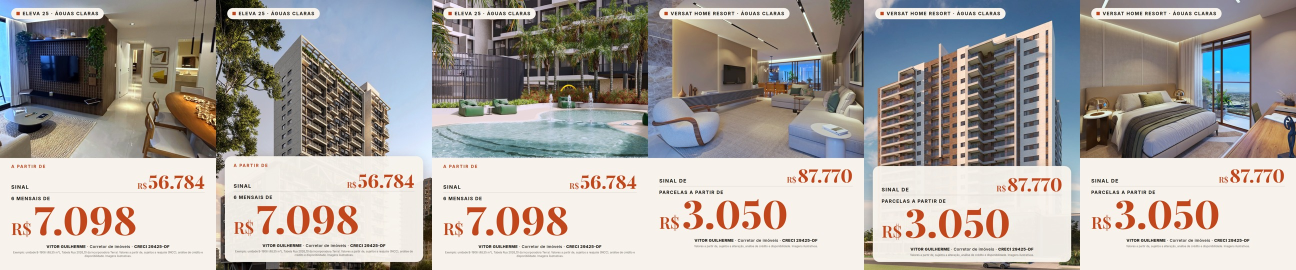
#> input picture criativos-v3/TIRA_6-pecas-4x5_lado-a-lado.jpg, 2592 x 540 px, given in place of decorado-d0.jpg, which was not available (shown at 1/2 size)
$ python vg_criativos_v3.py TIRA_6-pecas-4x5_lado-a-lado.jpg
#> lines starting #> are read from the running program, lines starting #| are printed output that depends on the picture; pictures that were not available may be replaced by others from this repository, and a replacement may not be noted
"""Pecas v3 (21/10/2026): fundo CLARO, foto/render oficial grande, preco grande, sem semestrais.
ELEVA = TABELA(RUA)_2026_10 (Terral), unidade B-1906 (menor da tabela). Valores arredondados PARA CIMA (nunca abaixo do real).
VERSAT = valores pedidos pelo Vitor no audio de 21/10: sinal R$ 87.770 / parcelas a partir de R$ 3.050 (divergem da tabela set/2026: ver RELATORIO)."""
import sys, os, math
from PIL import Image
from playwright.sync_api import sync_playwright
OUT='/root/work/vg3-out'; PH='/root/work/vg-photos'; os.makedirs(OUT,exist_ok=True)
def brl(v): return f"{int(v):,}".replace(',','.')
BG='#F7F3EC'; INK='#1D1A16'; ACCENT='#C2461B'  # PALETA UNICA: fundo #F7F3EC | valor #C2461B | apoio #1D1A16 (todas as pecas e videos)
import numpy as np
T_L,T_S=0.50,0.30   # luminancia e saturacao medias alvo (mesmo tratamento em todas as fotos)
def stats(im):
    a=np.asarray(im).astype(float)/255; mx=a.max(2); mn=a.min(2)
    return float((0.2126*a[...,0]+0.7152*a[...,1]+0.0722*a[...,2]).mean()), float(((mx-mn)/(mx+1e-6)).mean()), a.reshape(-1,3).mean(0)
def grade(im):
    a=np.asarray(im).astype(float)/255
    L,S,m=stats(im)
    g=m.mean()/m; g=1+0.7*(g-1)               # neutraliza dominante quente/fria (70%)
    a=np.clip(a*g,0,1)
    L=float((0.2126*a[...,0]+0.7152*a[...,1]+0.0722*a[...,2]).mean())
    gam=float(np.clip(np.log(T_L)/np.log(max(L,.05)),0.75,1.3)); a=a**gam
    lum=(0.2126*a[...,0]+0.7152*a[...,1]+0.0722*a[...,2])[...,None]
    mx=a.max(2);mn=a.min(2); S=float(((mx-mn)/(mx+1e-6)).mean())
    k=float(np.clip(T_S/max(S,.02),0.7,1.35)); a=np.clip(lum+(a-lum)*k,0,1)
    return Image.fromarray((a*255).astype('uint8'))
def prep(src,name,crop_bottom=0.0):
    im=Image.open(src).convert('RGB')
    if crop_bottom: im=im.crop((0,0,im.width,int(im.height*(1-crop_bottom))))
    b=stats(im); im=grade(im); a=stats(im); print('grade',name,'L %.2f->%.2f S %.2f->%.2f rgb'%(b[0],a[0],b[1],a[1]),np.round(b[2],2),'->',np.round(a[2],2))
    p=f'/root/work/vg3/_p_{name}.jpg'; im.save(p,quality=95); return p
E_SINAL=math.ceil(56783.67); E_MENS=math.ceil(7097.96)   # B-1906, TABELA(RUA)_2026_10
PROD={
 'ELEVA':dict(accent=ACCENT,tag='ELEVA 25 · ÁGUAS CLARAS',sub='RUA 25 SUL · A PASSOS DO METRÔ',
   l1='SINAL',v1=brl(E_SINAL),l2='6 MENSAIS DE',v2=brl(E_MENS),pre='A PARTIR DE',
   legal='Exemplo: unidade B-1906 (48,55 m²), Tabela Rua 2026_10 da incorporadora Terral. Valores a partir de, sujeitos a reajuste (INCC), análise de crédito e disponibilidade. Imagens ilustrativas.',
   photos={'A':(prep(f'{PH}/e25/decorado-d0.jpg','e_a'),'center 55%'),
           'B':(prep(f'{PH}/e25/T_25S_FACHADA_VISTA_BOULEVARD_EF_web.jpg','e_b',0.145),'center top'),
           'C':(prep(f'{PH}/e25/T_25S_PISCINA_EF_web.jpg','e_c',0.12),'center')}),
 'VERSAT':dict(accent=ACCENT,tag='VERSAT HOME RESORT · ÁGUAS CLARAS',sub='3 QUARTOS · LAZER DE RESORT',
   l1='SINAL DE',v1='87.770',l2='PARCELAS A PARTIR DE',v2='3.050',pre='',
   legal='Valores a partir de, sujeitos a alteração, análise de crédito e disponibilidade. Imagens ilustrativas.',
   photos={'A':(prep(f'{PH}/versat/SALA-INTEGRADA.webp','v_a'),'center'),
           'B':(prep(f'{PH}/versat/COPA_IMG_FACHADAPRIN02_R05-copiar.webp','v_b'),'center top'),
           'C':(prep(f'{PH}/versat/SUITE-COM-VARANDA.webp','v_c'),'center')}),
}
#> in prep, im is the input picture: PIL image 2592x540 RGB; mean R, G, B 170.8, 165.4, 161
#> in prep, `b = stats(im)`: b = (0.652, 0.2, [0.67, 0.649, 0.632])
#> in grade, `L,S,m=stats(im)`: L = 0.652; S = 0.2; m = [0.67, 0.649, 0.632]
#> in grade, `g = m.mean() / m`: g = [0.971, 1, 1.03]
#> in grade, `g = 1 + 0.7 * (g - 1)`: g = [0.979, 1, 1.02]
#> in grade, `L=float((0.2126*a[...,0]+0.7152*a[...,1]+0.0722*a[...,2]).mean())`: L = 0.651
#> in grade, `gam = float(np.clip(np.log(T_L) / np.log(max(L, 0.05)), 0.75, 1.3))`: gam = 1.3
#> in grade, `mn = a.min(2)`:
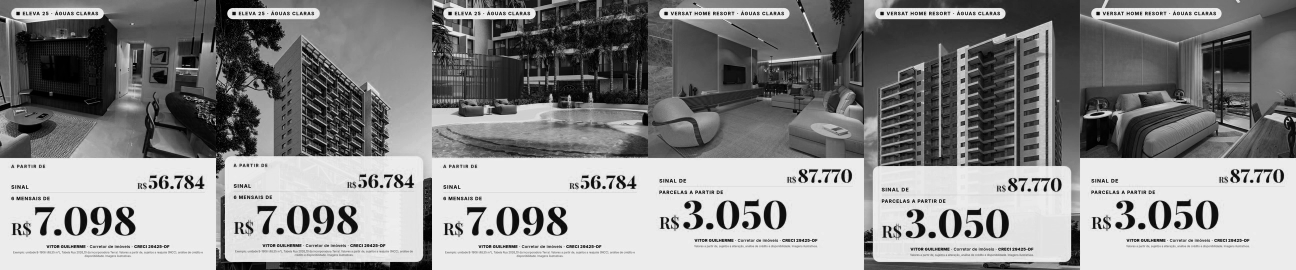
#> mn: shape (540, 2592) float64 (shown at 1/2 size); min 0, max 0.973, mean 0.544
#> in grade, `S = float(((mx - mn) / (mx + 1e-06)).mean())`: S = 0.219
#> in grade, `k = float(np.clip(T_S / max(S, 0.02), 0.7, 1.35))`: k = 1.35
#> in grade, `a = np.clip(lum + (a - lum) * k, 0, 1)`:
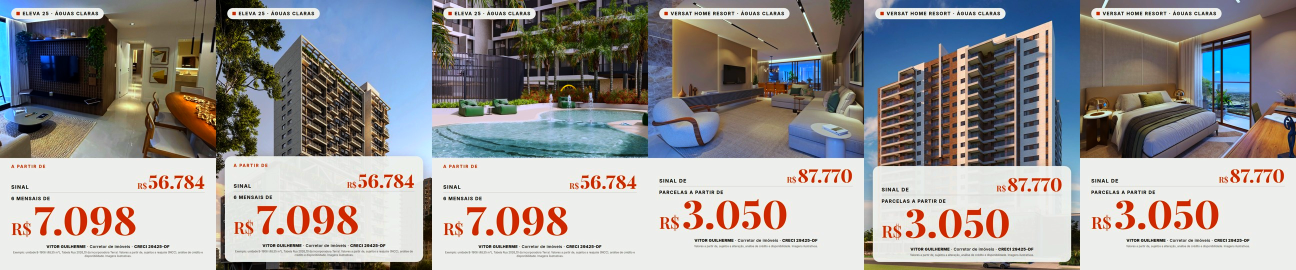
#> a: shape (540, 2592, 3) float64 (shown at 1/2 size); mean R, G, B 0.601, 0.593, 0.59
#> in prep, `a = stats(im)`: a = (0.592, 0.272, [0.599, 0.591, 0.588])
#| grade e_a L 0.65->0.59 S 0.20->0.27 rgb [0.67 0.65 0.63] -> [0.6  0.59 0.59]
#> call 2 of prep, with name = 'e_b', crop_bottom = 0.145
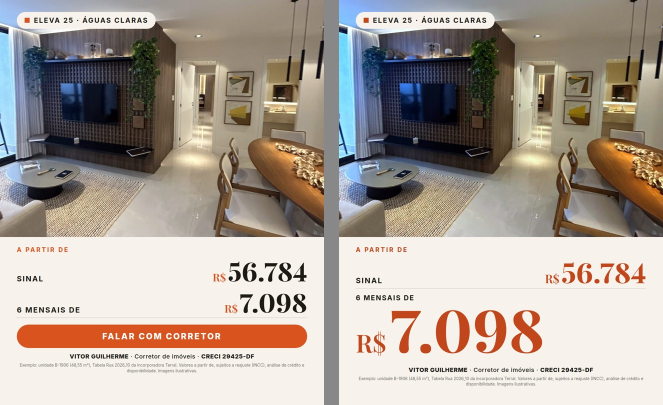
#> input picture criativos-v3/ANTES-DEPOIS_4x5_ELEVA-A.jpg, 1326 x 810 px, given in place of T_25S_FACHADA_VISTA_BOULEVARD_EF_web.jpg, which was not available (shown at 1/2 size)
#> in prep, im is the input picture: PIL image 1326x810 RGB; mean R, G, B 171.9, 161.6, 152.7
#> in prep (call 2), `b = stats(im)`: b = (0.595, 0.243, [0.63, 0.588, 0.552])
#> in prep (call 2), `a = stats(im)`: a = (0.53, 0.291, [0.54, 0.528, 0.518])
#| grade e_b L 0.59->0.53 S 0.24->0.29 rgb [0.63 0.59 0.55] -> [0.54 0.53 0.52]
#> call 3 of prep, with name = 'e_c', crop_bottom = 0.12
#> in prep (call 3), `if crop_bottom: im=im.crop((0,0,im.width,int(im.height*(1-crop_bottom)..`:
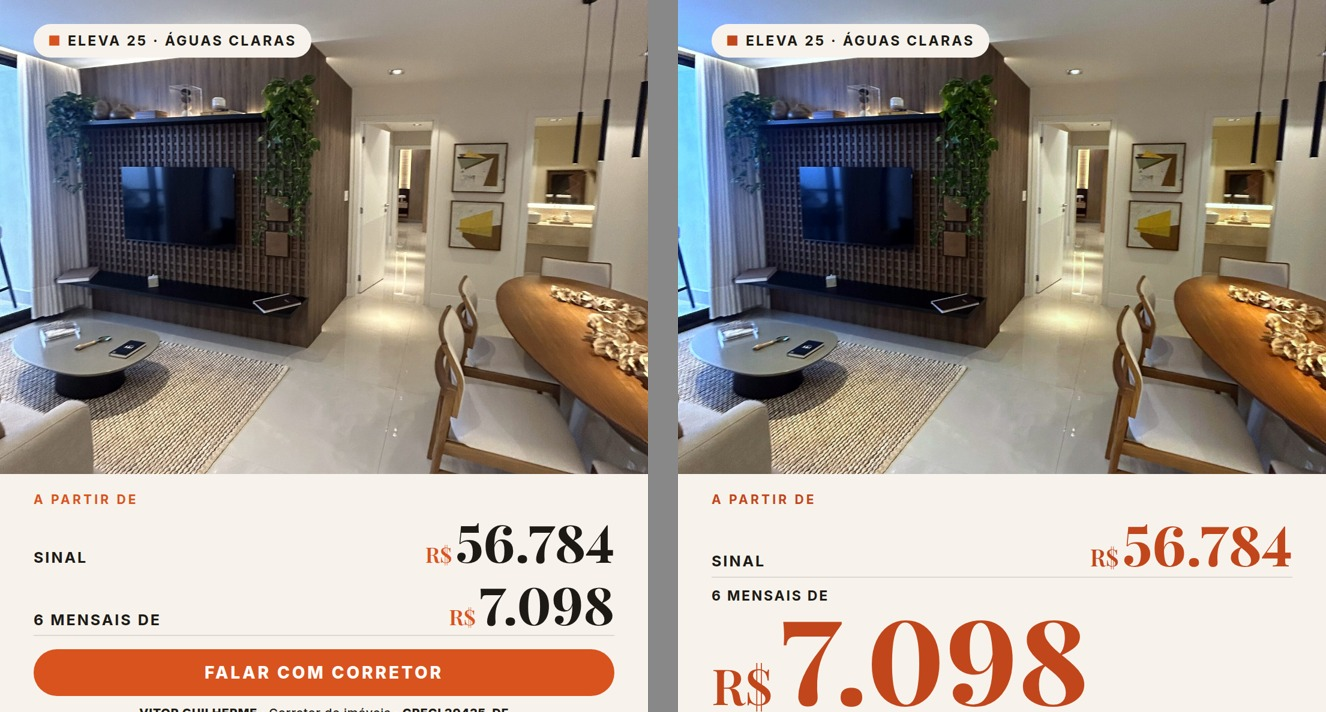
#> im: PIL image 1326x712 RGB; mean R, G, B 162.7, 151.7, 142.4
#> in stats (call 7), `mx = a.max(2)`:
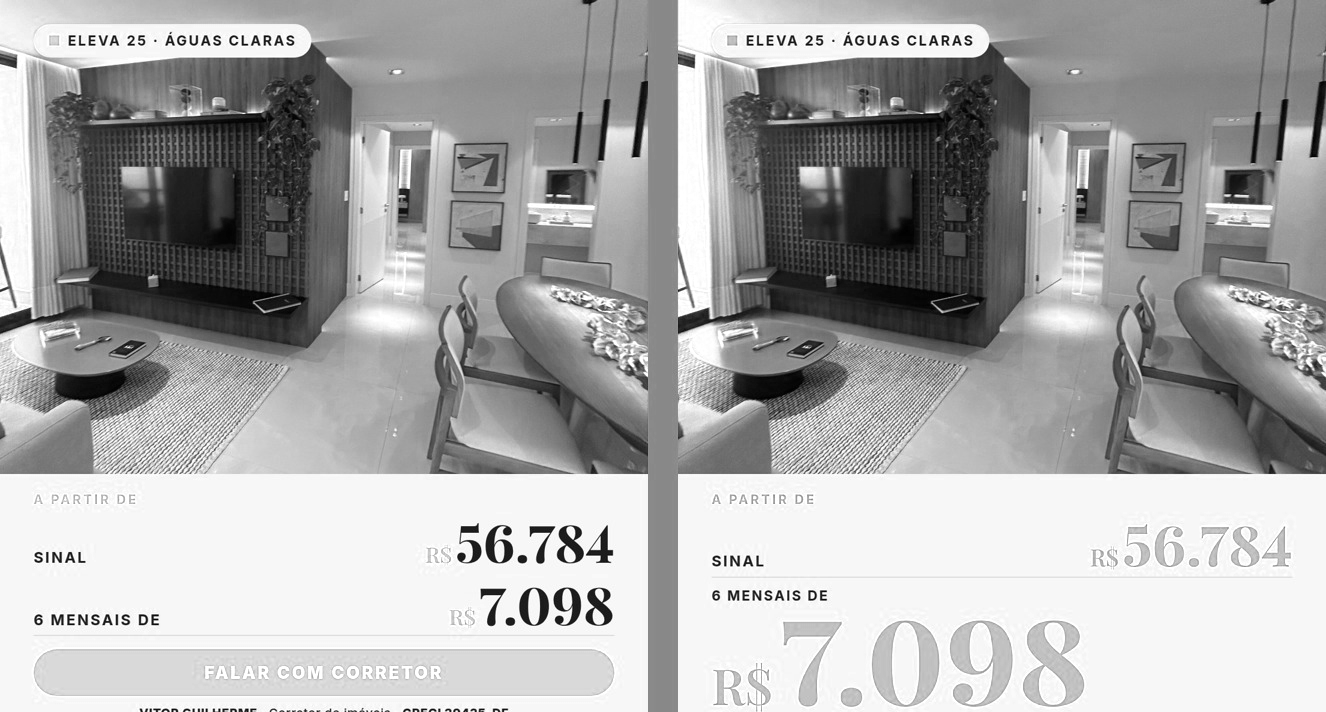
#> mx: shape (712, 1326) float64; min 0, max 1, mean 0.662
#> in stats (call 7), `mn = a.min(2)`:
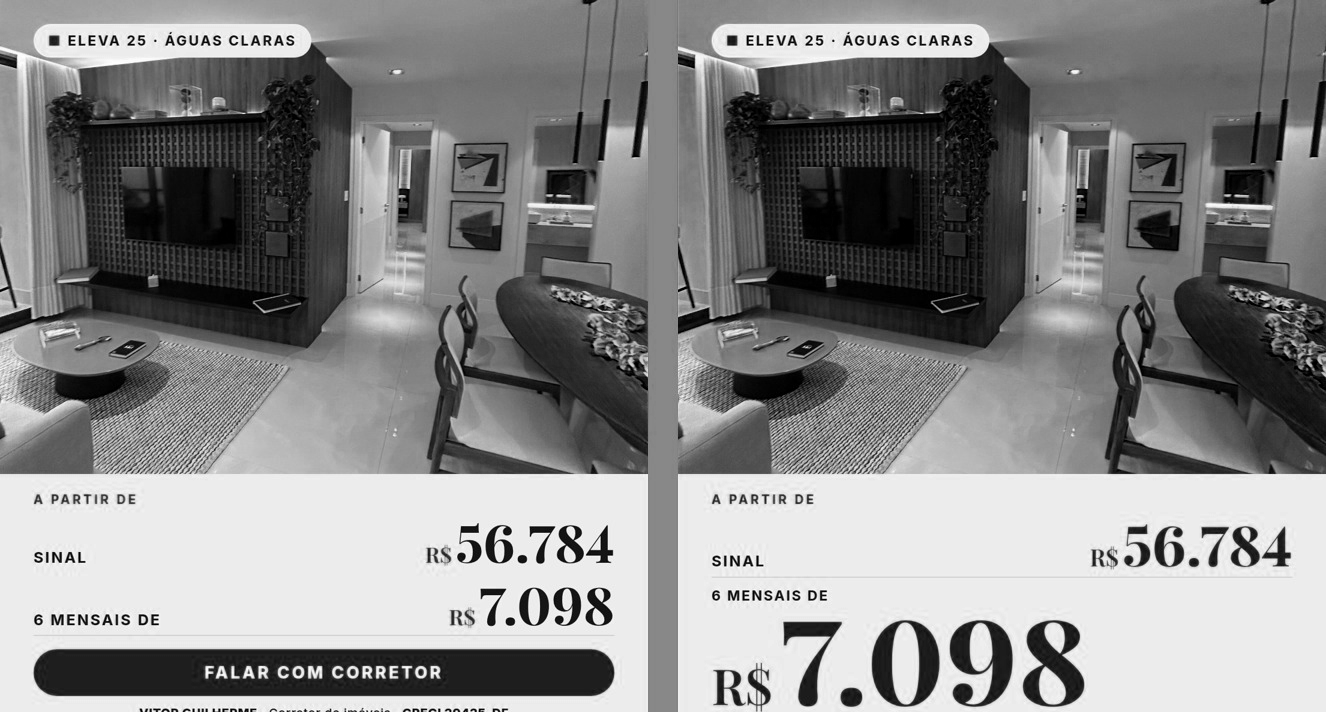
#> mn: shape (712, 1326) float64; min 0, max 1, mean 0.534
#> in prep (call 3), `b = stats(im)`: b = (0.601, 0.241, [0.638, 0.595, 0.558])
#> in grade (call 3), `L,S,m=stats(im)`: L = 0.601; S = 0.241; m = [0.638, 0.595, 0.558]
#> in grade (call 3), `g = m.mean() / m`: g = [0.936, 1, 1.07]
#> in grade (call 3), `g = 1 + 0.7 * (g - 1)`: g = [0.955, 1, 1.05]
#> in grade (call 3), `L=float((0.2126*a[...,0]+0.7152*a[...,1]+0.0722*a[...,2]).mean())`: L = 0.598
#> in grade (call 3), `mn = a.min(2)`:
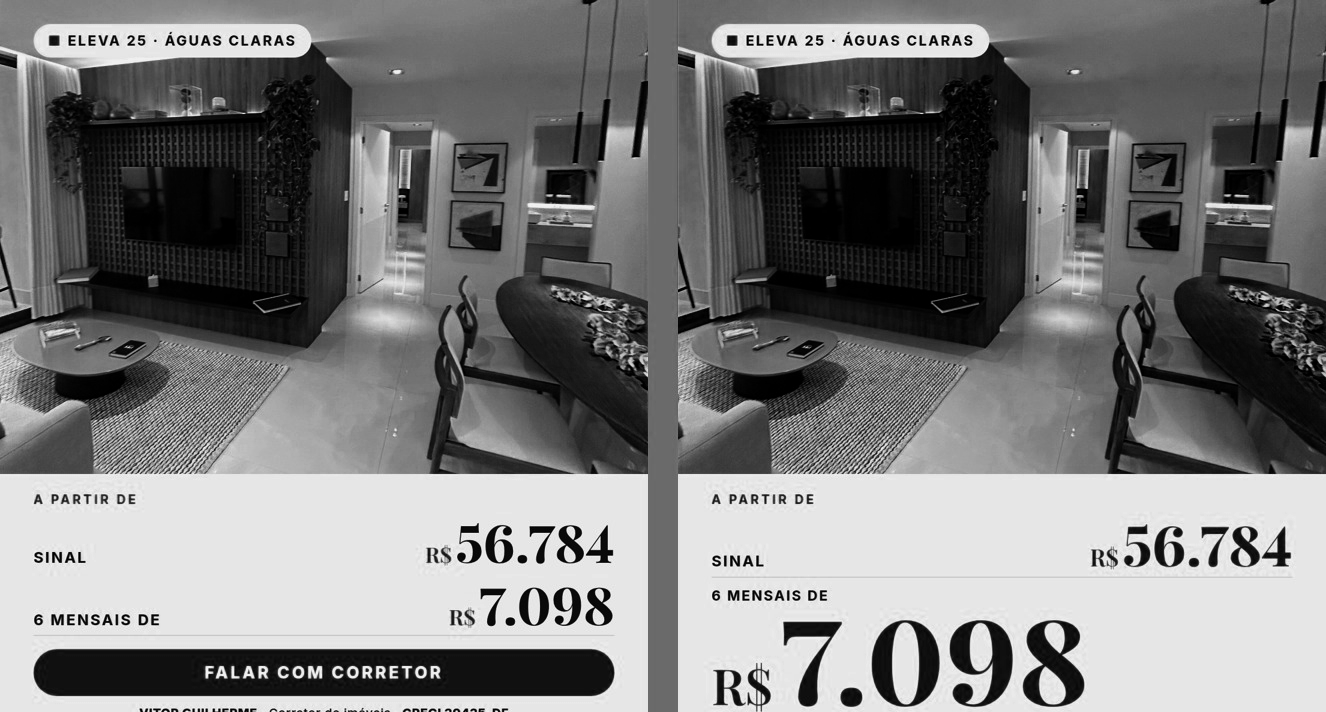
#> mn: shape (712, 1326) float64; min 0, max 0.942, mean 0.48
#> in grade (call 3), `S = float(((mx - mn) / (mx + 1e-06)).mean())`: S = 0.263
#> in grade (call 3), `k = float(np.clip(T_S / max(S, 0.02), 0.7, 1.35))`: k = 1.14
#> in prep (call 3), `a = stats(im)`: a = (0.537, 0.29, [0.548, 0.535, 0.525])
#| grade e_c L 0.60->0.54 S 0.24->0.29 rgb [0.64 0.59 0.56] -> [0.55 0.54 0.53]
#> (the run stopped early here; a loop or call above may not have finished)
